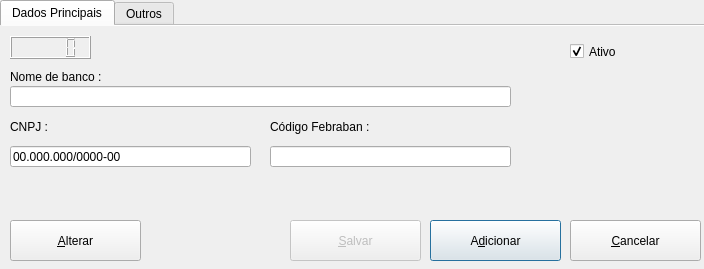
<?xml version="1.0" encoding="UTF-8"?>
<ui version="4.0">
 <class>Dialog</class>
 <widget class="QDialog" name="Dialog">
  <property name="geometry">
   <rect>
    <x>0</x>
    <y>0</y>
    <width>704</width>
    <height>269</height>
   </rect>
  </property>
  <property name="windowTitle">
   <string>Dialog</string>
  </property>
  <property name="styleSheet">
   <string notr="true">font: 12pt &quot;Segoe UI&quot;;</string>
  </property>
  <widget class="QTabWidget" name="tabWidget">
   <property name="enabled">
    <bool>true</bool>
   </property>
   <property name="geometry">
    <rect>
     <x>0</x>
     <y>0</y>
     <width>711</width>
     <height>181</height>
    </rect>
   </property>
   <property name="styleSheet">
    <string notr="true">font: 12pt &quot;Segoe UI&quot;;</string>
   </property>
   <property name="currentIndex">
    <number>0</number>
   </property>
   <property name="documentMode">
    <bool>true</bool>
   </property>
   <property name="tabsClosable">
    <bool>false</bool>
   </property>
   <property name="movable">
    <bool>false</bool>
   </property>
   <widget class="QWidget" name="tab">
    <attribute name="title">
     <string>Dados Principais</string>
    </attribute>
    <widget class="QLineEdit" name="lineEdit">
     <property name="geometry">
      <rect>
       <x>10</x>
       <y>60</y>
       <width>501</width>
       <height>21</height>
      </rect>
     </property>
    </widget>
    <widget class="QLabel" name="label_2">
     <property name="geometry">
      <rect>
       <x>10</x>
       <y>90</y>
       <width>141</width>
       <height>21</height>
      </rect>
     </property>
     <property name="text">
      <string>CNPJ :</string>
     </property>
    </widget>
    <widget class="QLineEdit" name="lineEdit_2">
     <property name="geometry">
      <rect>
       <x>10</x>
       <y>120</y>
       <width>241</width>
       <height>21</height>
      </rect>
     </property>
     <property name="inputMask">
      <string>##.###.###/####-##</string>
     </property>
     <property name="text">
      <string>00.000.000/0000-00</string>
     </property>
     <property name="cursorPosition">
      <number>18</number>
     </property>
    </widget>
    <widget class="QLabel" name="label">
     <property name="geometry">
      <rect>
       <x>10</x>
       <y>40</y>
       <width>141</width>
       <height>21</height>
      </rect>
     </property>
     <property name="text">
      <string>Nome de banco :</string>
     </property>
    </widget>
    <widget class="QLCDNumber" name="lcdNumber">
     <property name="geometry">
      <rect>
       <x>10</x>
       <y>10</y>
       <width>81</width>
       <height>23</height>
      </rect>
     </property>
    </widget>
    <widget class="QLabel" name="label_3">
     <property name="geometry">
      <rect>
       <x>270</x>
       <y>90</y>
       <width>141</width>
       <height>21</height>
      </rect>
     </property>
     <property name="text">
      <string>Código Febraban :</string>
     </property>
    </widget>
    <widget class="QLineEdit" name="lineEdit_3">
     <property name="geometry">
      <rect>
       <x>270</x>
       <y>120</y>
       <width>241</width>
       <height>21</height>
      </rect>
     </property>
    </widget>
    <widget class="QCheckBox" name="checkBox">
     <property name="geometry">
      <rect>
       <x>570</x>
       <y>10</y>
       <width>101</width>
       <height>31</height>
      </rect>
     </property>
     <property name="text">
      <string>Ativo</string>
     </property>
     <property name="checked">
      <bool>true</bool>
     </property>
    </widget>
   </widget>
   <widget class="QWidget" name="tab_2">
    <attribute name="title">
     <string>Outros</string>
    </attribute>
   </widget>
  </widget>
  <widget class="QPushButton" name="pushButton_2">
   <property name="enabled">
    <bool>true</bool>
   </property>
   <property name="geometry">
    <rect>
     <x>430</x>
     <y>220</y>
     <width>131</width>
     <height>41</height>
    </rect>
   </property>
   <property name="text">
    <string>A&amp;dicionar</string>
   </property>
   <property name="shortcut">
    <string>Alt+D</string>
   </property>
  </widget>
  <widget class="QPushButton" name="pushButton_4">
   <property name="enabled">
    <bool>false</bool>
   </property>
   <property name="geometry">
    <rect>
     <x>290</x>
     <y>220</y>
     <width>131</width>
     <height>41</height>
    </rect>
   </property>
   <property name="text">
    <string>&amp;Salvar</string>
   </property>
   <property name="shortcut">
    <string/>
   </property>
  </widget>
  <widget class="QPushButton" name="pushButton_3">
   <property name="geometry">
    <rect>
     <x>570</x>
     <y>220</y>
     <width>131</width>
     <height>41</height>
    </rect>
   </property>
   <property name="text">
    <string>&amp;Cancelar</string>
   </property>
   <property name="shortcut">
    <string>Alt+C</string>
   </property>
   <property name="checkable">
    <bool>false</bool>
   </property>
   <property name="checked">
    <bool>false</bool>
   </property>
   <property name="autoRepeat">
    <bool>false</bool>
   </property>
  </widget>
  <widget class="QPushButton" name="pushButton">
   <property name="geometry">
    <rect>
     <x>10</x>
     <y>220</y>
     <width>131</width>
     <height>41</height>
    </rect>
   </property>
   <property name="text">
    <string>&amp;Alterar</string>
   </property>
  </widget>
 </widget>
 <resources/>
 <connections/>
</ui>
